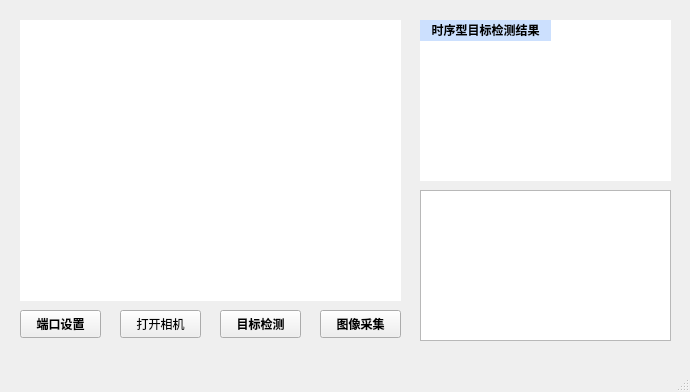
<?xml version="1.0" encoding="UTF-8"?>
<ui version="4.0">
 <class>MainWindow</class>
 <widget class="QMainWindow" name="MainWindow">
  <property name="geometry">
   <rect>
    <x>0</x>
    <y>0</y>
    <width>690</width>
    <height>392</height>
   </rect>
  </property>
  <property name="windowTitle">
   <string>MainWindow</string>
  </property>
  <widget class="QWidget" name="centralwidget">
   <widget class="QPushButton" name="serial_setting_button">
    <property name="geometry">
     <rect>
      <x>20</x>
      <y>310</y>
      <width>81</width>
      <height>28</height>
     </rect>
    </property>
    <property name="font">
     <font>
      <family>幼圆</family>
      <bold>true</bold>
     </font>
    </property>
    <property name="text">
     <string>端口设置</string>
    </property>
    <property name="icon">
     <iconset resource="../../2025毕业设计/part3机载计算/地面站界面设计/camera_Qt/图标/pic.qrc">
      <normaloff>:/newPrefix/设置.png</normaloff>:/newPrefix/设置.png</iconset>
    </property>
   </widget>
   <widget class="QTextEdit" name="feedback_information">
    <property name="geometry">
     <rect>
      <x>420</x>
      <y>190</y>
      <width>251</width>
      <height>151</height>
     </rect>
    </property>
    <property name="font">
     <font>
      <family>幼圆</family>
      <pointsize>7</pointsize>
      <bold>true</bold>
     </font>
    </property>
   </widget>
   <widget class="QLabel" name="video_base">
    <property name="geometry">
     <rect>
      <x>20</x>
      <y>20</y>
      <width>381</width>
      <height>281</height>
     </rect>
    </property>
    <property name="styleSheet">
     <string notr="true">QLabel {
    background-color: rgb(255, 255, 255); 
}</string>
    </property>
    <property name="text">
     <string/>
    </property>
   </widget>
   <widget class="QLabel" name="video_function">
    <property name="geometry">
     <rect>
      <x>420</x>
      <y>20</y>
      <width>251</width>
      <height>161</height>
     </rect>
    </property>
    <property name="styleSheet">
     <string notr="true">QLabel {
    background-color: rgb(255, 255, 255); 
}</string>
    </property>
    <property name="text">
     <string/>
    </property>
   </widget>
   <widget class="QLabel" name="function_name">
    <property name="geometry">
     <rect>
      <x>420</x>
      <y>20</y>
      <width>131</width>
      <height>21</height>
     </rect>
    </property>
    <property name="font">
     <font>
      <family>宋体</family>
      <bold>true</bold>
     </font>
    </property>
    <property name="styleSheet">
     <string notr="true">QLabel {
    background-color: rgb(204, 224, 254); 
}</string>
    </property>
    <property name="text">
     <string>&lt;html&gt;&lt;head/&gt;&lt;body&gt;&lt;p align=&quot;center&quot;&gt;时序型目标检测结果&lt;/p&gt;&lt;/body&gt;&lt;/html&gt;</string>
    </property>
   </widget>
   <widget class="QPushButton" name="capture_button">
    <property name="geometry">
     <rect>
      <x>320</x>
      <y>310</y>
      <width>81</width>
      <height>28</height>
     </rect>
    </property>
    <property name="font">
     <font>
      <family>幼圆</family>
      <bold>true</bold>
     </font>
    </property>
    <property name="text">
     <string>图像采集</string>
    </property>
    <property name="icon">
     <iconset>
      <normaloff>../../2025毕业设计/part3机载计算/地面站界面设计/camera_Qt/图标/采集图像.png</normaloff>../../2025毕业设计/part3机载计算/地面站界面设计/camera_Qt/图标/采集图像.png</iconset>
    </property>
   </widget>
   <widget class="QPushButton" name="detection_button">
    <property name="geometry">
     <rect>
      <x>220</x>
      <y>310</y>
      <width>81</width>
      <height>28</height>
     </rect>
    </property>
    <property name="font">
     <font>
      <family>幼圆</family>
      <bold>true</bold>
     </font>
    </property>
    <property name="text">
     <string>目标检测</string>
    </property>
    <property name="icon">
     <iconset resource="../../2025毕业设计/part3机载计算/地面站界面设计/camera_Qt/图标/pic.qrc">
      <normaloff>:/newPrefix/设置.png</normaloff>:/newPrefix/设置.png</iconset>
    </property>
   </widget>
   <widget class="QPushButton" name="connect_button">
    <property name="geometry">
     <rect>
      <x>120</x>
      <y>310</y>
      <width>81</width>
      <height>28</height>
     </rect>
    </property>
    <property name="text">
     <string>打开相机</string>
    </property>
    <property name="icon">
     <iconset>
      <normaloff>../../2025毕业设计/part3机载计算/地面站界面设计/camera_Qt/图标/连接相机.png</normaloff>../../2025毕业设计/part3机载计算/地面站界面设计/camera_Qt/图标/连接相机.png</iconset>
    </property>
   </widget>
  </widget>
  <widget class="QStatusBar" name="statusbar"/>
  <widget class="QMenuBar" name="menubar">
   <property name="geometry">
    <rect>
     <x>0</x>
     <y>0</y>
     <width>690</width>
     <height>22</height>
    </rect>
   </property>
  </widget>
 </widget>
 <resources>
  <include location="../../2025毕业设计/part3机载计算/地面站界面设计/camera_Qt/图标/pic.qrc"/>
 </resources>
 <connections/>
</ui>
